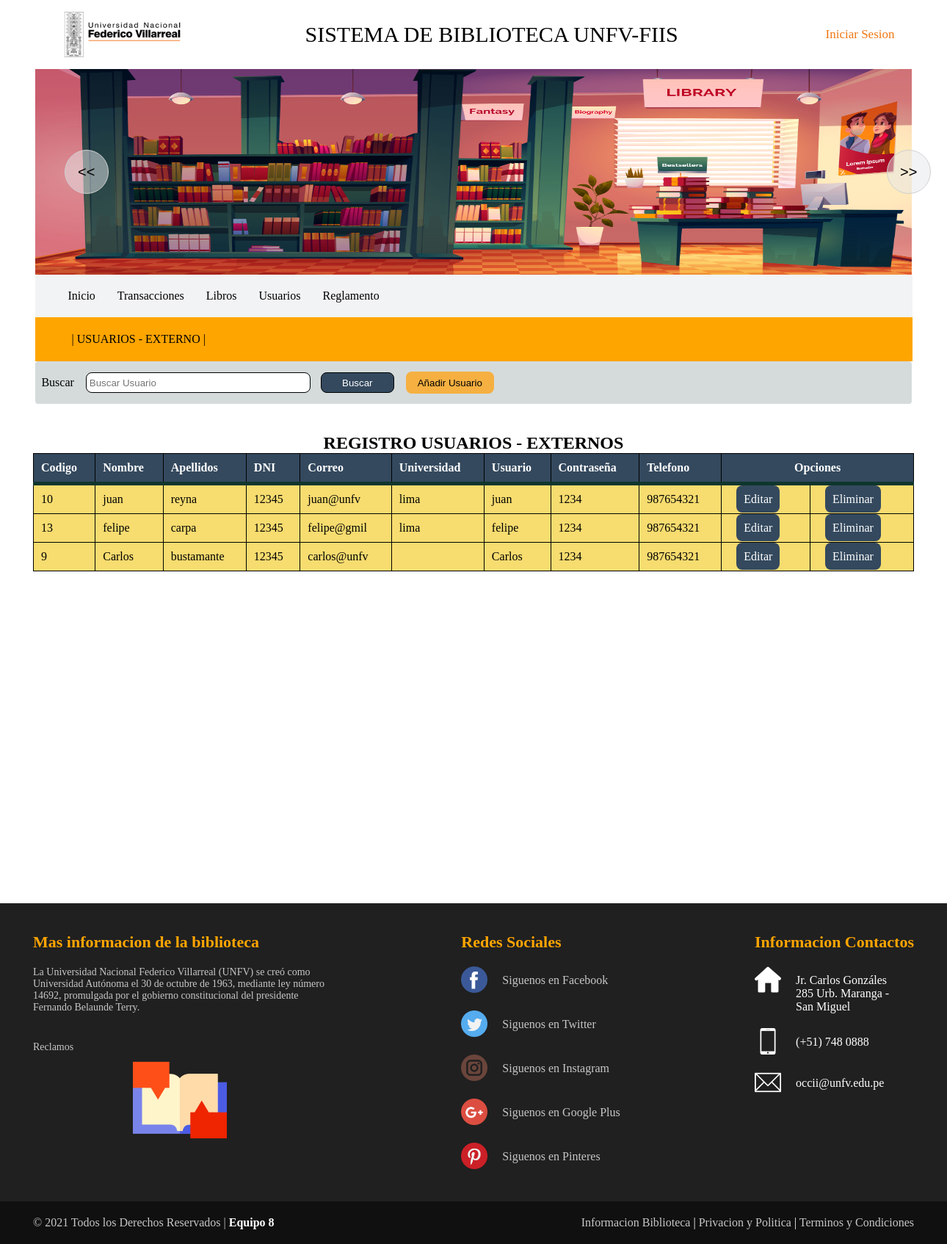
The page /administrador/usuarioExterno.php on the database its author committed.
### tables this page shows
CREATE TABLE `externo` (
  `ID_Externo` int(4) NOT NULL,
  `Nombre` varchar(50) NOT NULL,
  `Apellido` varchar(50) NOT NULL,
  `DNI` varchar(8) NOT NULL,
  `Correo` varchar(50) NOT NULL,
  `Universidad` varchar(100) NOT NULL,
  `Telefono` varchar(9) NOT NULL,
  `ID` int(4) NOT NULL
);

CREATE TABLE `usuario` (
  `ID` int(4) NOT NULL,
  `Usuario` varchar(50) NOT NULL,
  `Contraseña` varchar(50) NOT NULL
);

### administrador/usuarioExterno.php (the view, shortened to what this page needs)
<?php
 include("../conexion/conexion.php");
?>
<!DOCTYPE html>
<html>
<head>
    <link rel="stylesheet" href="../css/estilo-header.css">
	<link rel="stylesheet" href="../css/estilos-footer.css">
	<link rel="stylesheet" href="../css/libros-sistema.css">
	<link rel="stylesheet" href="../css/librosListar.css">
</head>
<body>
    <header>
   <div class="div-header">
     <img class="icono" src="../imagenes/logo.png" alt="logo"/>
     <p>SISTEMA DE BIBLIOTECA UNFV-FIIS</p>
     <div class="sesion">
       <ul>
         <li><?php if(isset($texto)){
			   echo "<html>";
			   echo "<a class='boton' href='../login/salir.php' >Cerrar Sesion</a>";
			   echo "</html>";
		      }else{
				  echo "<html>";
				  echo "<a class='boton' href='../login/menuregistro.php' >Iniciar Sesion</a>";
				  echo "</html>";
			  }  ?></li>
       </ul>
     </div>
   </div>
   <div class="hero dibujo">
      <div class="mando-anterior diseño">
	  <input type="button" id="anterior" value="<<">
    </div>
    <div class="mando-siguiente diseño">
	  <input type="button" id="siguiente" value=">>"></center>
	</div>
     <img id="imagen" src="../imagenes/portAdmin.jpg" />
  </div>
   <div class="div-header menu">
   <nav class="navbar">
       <div class="enlaces">
	     <ul class="nav">
		    <li><a href="indexAdmin.php">Inicio</a></li>
            <li><a href="">Transacciones</a>
				</li>
			<li><a href="libros.php">Libros</a></li>
			<li><a href="">Usuarios</a>
				</li>
			<li><a href="http://biblioteca.unfv.edu.pe/opac-tmpl/bootstrap/images/REGLAMENTO%20DEL%20SISTEMA%20DE%20BIBLIOTECAS%20UNFV..pdf" target="_blank">Reglamento</a></li>
		 </ul>
	   </div>
   </nav>
   </div>
  <div class="div-header letra">
      <p>|  USUARIOS - EXTERNO |</p>
   </div>
</header>
<div class="contenedor1 opciones">
   <div>
      Buscar
   </div>
   <div class="barratext">
      <form action="#" method="post" >
         <input type="text" name="buscador" id="buscador" placeholder="Buscar Usuario"/>
         <input type="submit" value="Buscar"/>
	  </form>
   </div>
   <div>
      <a href="formInsertarExterno.php" ><button id="bus" name="button" class="btn btncolor">Añadir Usuario</button></a>
   </div>
</div>
<div class="cont-libro">
  <center><div class="tit">
       <h2>REGISTRO USUARIOS - EXTERNOS </h2>
  </div></center>
    <table>
	     <thead>
		    <tr>
			    <th>Codigo</th>
			    <th>Nombre</th>
			    <th>Apellidos</th>
			    <th>DNI</th>
				<th>Correo</th>
				<th>Universidad</th>
				<th>Usuario</th>
				<th>Contraseña</th>
				<th>Telefono</th>
				<th colspan="2"><center>Opciones</center></th>
			</tr>
		 </thead>
		 <tbody>
		    <?php
		      if(isset($_POST['buscador'])==null){
				 $consulta= "SELECT * FROM externo
				 LEFT JOIN usuario ON externo.ID=usuario.ID
				 ";
            $resultado= mysqli_query($conexion,$consulta);
			    while($row=mysqli_fetch_array($resultado)){
			?>
		    <tr>
			    <td><?php echo $row['ID']?></td>
				<td><?php echo $row['Nombre']?></td>
				<td><?php echo $row['Apellido']?></td>
				<td><?php echo $row['DNI']?></td>
				<td><?php echo $row['Correo']?></td>
				<td><?php echo $row['Universidad']?></td>
				<td><?php echo $row['Usuario']?></td>
				<td><?php echo $row['Contraseña']?></td>
				<td><?php echo $row['Telefono']?></td>
				<td><?php echo "<a class='controles' href='formUpdateExterno.php?idExterno=".$row["ID"]."&idus=".$row["ID_Externo"]."'>Editar</a>" ?></td>
				<td><?php echo "<a class='controles' href='eliminarExterno.php?idExterno=".$row["ID"]."'>Eliminar</a>" ?></td>
			</tr>
			  <?php }}else{ include("buscarExterno.php");
			  if(isset($resultado2)!=null){
			  while($row=mysqli_fetch_array($resultado2)){?>
            <tr>
			    <td><?php echo $row['ID']?></td>
				<td><?php echo $row['Nombre']?></td>
				<td><?php echo $row['Apellido']?></td>
				<td><?php echo $row['DNI']?></td>
				<td><?php echo $row['Correo']?></td>
				<td><?php echo $row['Universidad']?></td>
				<td><?php echo $row['Usuario']?></td>
				<td><?php echo $row['Contraseña']?></td>
				<td><?php echo $row['Telefono']?></td>
				<td><?php echo "<a class='controles' href='formUpdateExterno.php?idExterno=".$row["ID"]."'>Editar</a>" ?></td>
				<td><?php echo "<a class='controles' href='eliminarExterno.php?idExterno=".$row["ID"]."'>Eliminar</a>" ?></td>
			</tr>
			  <?php }}else{echo "<h3>No se han encontrado registro de la busqueda</h3>";}}?>
		 </tbody>
	</table>
</div>
   <footer>
        <?php include "../footer/footer.php"; ?>
   </footer>
</body>
</html>

### css/estilo-header.css (style rules this page uses)
* { margin: 0; padding: 0; }
.div-header { padding-top:10px; padding-bottom:10px; padding-right:4px; padding-left:30px; width:90%; margin:auto; overflow: hidden; justify-content: space-between; display:flex; align-items: center; }
p { font-family:Century Gothic; }
.div-header p { padding:20px; font-size:30px; font-family:Century Gothic; }
ul li a { padding-left:40px; }
.sesion a { color:#f07613; font-size:17px; }
.sesion ul { list-style:none; padding:20px; }
a { text-decoration:none; color:black; }
.menu { background-color: #F2F3F4; }
.menu ul { list-style:none; }
.nav li a { background-color: #F2F3F4; padding:10px 15px; display: block; }
.nav > li { float:left; }
.dibujo { height: 260px; background-position: center; background:red; }
.hero { padding-top:10px; padding-bottom:10px; width:92.6%; margin:auto; background-color: orange; display:flex; align-items: center; }
.dibujo img { width:100%; height:280px; }
.mando-anterior { position:absolute; margin-left:40px; }
.mando-siguiente { position:absolute; margin-left:1160px; }
.diseño input[type=button] { height:60px; width:60px; border-radius:30px; background-color: rgba(229, 231, 233 ,0.5); border: 1px solid #d0d0d0; font-size:20px; }
.letra { background-color: orange; padding-top:1px; padding-bottom:1px; }
.letra p { font-size:16px; font-family:Century Gothic; }

### css/estilos-footer.css (style rules this page uses)
* { margin: 0; padding: 0; }
footer { width: 100%; background: #202020; color: white; align-self:flex-end; }

### css/libros-sistema.css (style rules this page uses)
.contenedor1 { padding-top:6px; padding-bottom:6px; width:100%; overflow: hidden; background-color:#D5DBDB; display:flex; align-items: center; font-family:Century Gothic; border-radius:4px; }
.contenedor1 div { margin:8px; }
.btn { border-radius:4px; border-color:transparent; height:30px; width:80px; background-color:#F5B041 ; }
.contenedor1 a { text-decoration:none; color:black; font-style: italic; }

### css/librosListar.css (style rules this page uses)
.cont-libro { width:1200px; margin:40px auto; height:600px; overflow: scroll; }
table { background-color:#F7DC6F; text-align:left; width:100%; border-collapse:collapse; }
th,td { border: solid 1px black; padding:10px; }
thead { background-color:#246355; border-bottom: solid 5px #0F362D; color:white; }
.opciones { width:92.5%; margin:auto; }
input[type=text] { width:300px; height:26px; border-radius:8px; border: solid 0.5px black; outline: none; padding-left:4px; }
input[type=submit] { width:100px; height:28px; margin-left:10px; border-radius:8px; border: solid 0.5px black; color:white; background:#34495E; }
#bus { width:120px; border-radius:8px; }
.controles { background:#34495E; padding:10px; border-radius:8px; color:white; }

### administrador/usuarioExterno.php (style rules this page uses)
thead { background:#34495E; }
.controles { margin:10px; }

### rows shown on the page
externo: ID.ID "10", Nombre "juan", Apellido "reyna", DNI "12345", Correo "juan@unfv", Universidad "lima", ID.Usuario "juan", ID.Contraseña "1234", Telefono "987654321"
externo: ID.ID "13", Nombre "felipe", Apellido "carpa", DNI "12345", Correo "felipe@gmil", Universidad "lima", ID.Usuario "felipe", ID.Contraseña "1234", Telefono "987654321"
externo: ID.ID "9", Nombre "Carlos", Apellido "bustamante", DNI "12345", Correo "carlos@unfv", ID.Usuario "Carlos", ID.Contraseña "1234", Telefono "987654321"
